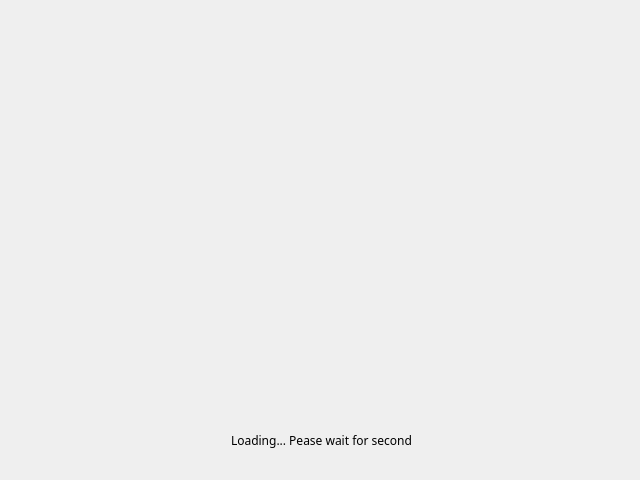
<?xml version="1.0" encoding="UTF-8"?>
<ui version="4.0">
 <class>UIWaiting</class>
 <widget class="QDialog" name="UIWaiting">
  <property name="geometry">
   <rect>
    <x>0</x>
    <y>0</y>
    <width>640</width>
    <height>480</height>
   </rect>
  </property>
  <property name="font">
   <font>
    <family>AR PL UKai CN</family>
   </font>
  </property>
  <property name="windowTitle">
   <string>请稍候</string>
  </property>
  <widget class="QLabel" name="lb_movie">
   <property name="geometry">
    <rect>
     <x>166</x>
     <y>80</y>
     <width>301</width>
     <height>291</height>
    </rect>
   </property>
   <property name="text">
    <string/>
   </property>
   <property name="pixmap">
    <pixmap resource="../texture.qrc">:/texture/loading.gif</pixmap>
   </property>
   <property name="alignment">
    <set>Qt::AlignCenter</set>
   </property>
  </widget>
  <widget class="QLabel" name="lb_info">
   <property name="geometry">
    <rect>
     <x>16</x>
     <y>420</y>
     <width>611</width>
     <height>41</height>
    </rect>
   </property>
   <property name="text">
    <string>Loading... Pease wait for second</string>
   </property>
   <property name="alignment">
    <set>Qt::AlignCenter</set>
   </property>
  </widget>
 </widget>
 <resources>
  <include location="../texture.qrc"/>
 </resources>
 <connections/>
</ui>
